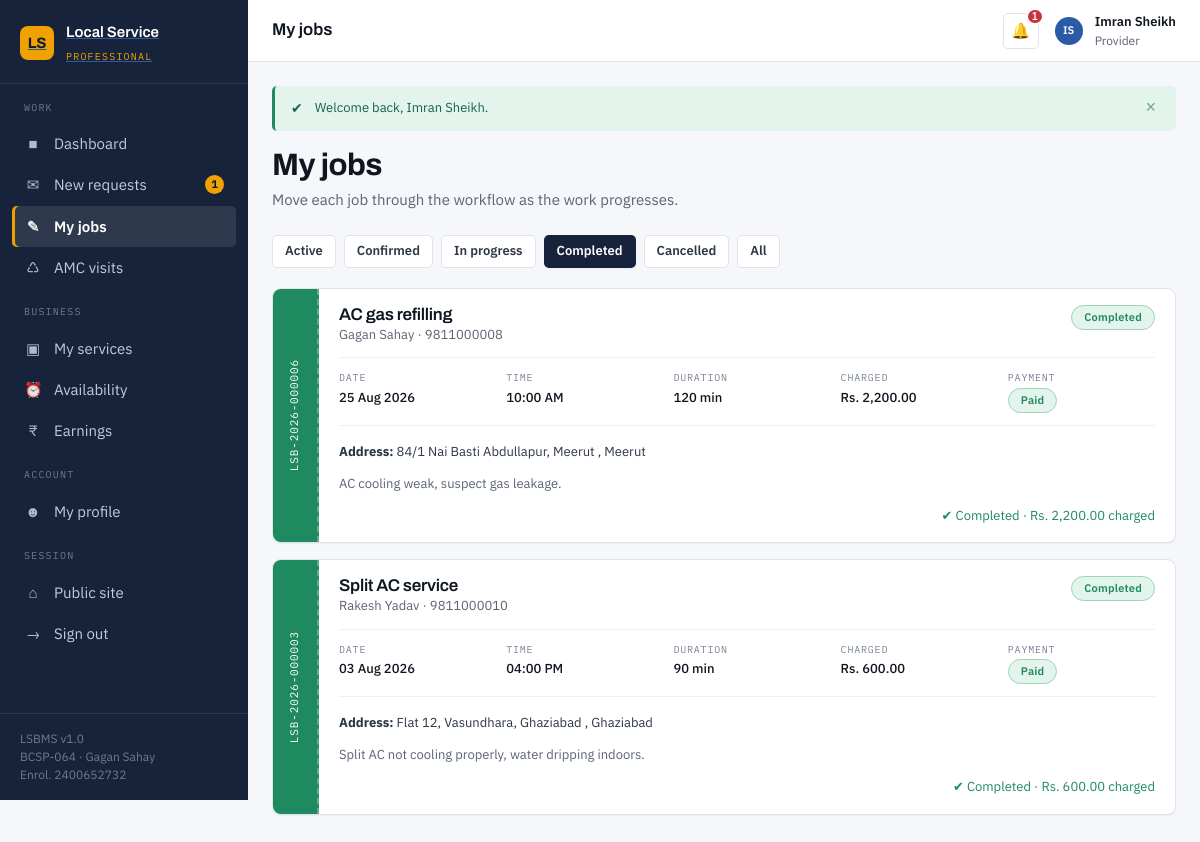
Screenshot of /provider/jobs.php?status=completed (signed in) with the database file from the repository.
### tables this page shows
CREATE TABLE bookings (
    booking_id          INT UNSIGNED NOT NULL AUTO_INCREMENT,
    booking_code        VARCHAR(20)  NOT NULL,
    user_id             INT UNSIGNED NOT NULL COMMENT 'The customer raising the request',
    provider_id         INT UNSIGNED NOT NULL,
    service_id          INT UNSIGNED     NULL COMMENT 'NULL when booked directly against a provider',
    booking_date        DATE         NOT NULL,
    booking_time        TIME         NOT NULL,
    duration_minutes    SMALLINT UNSIGNED NOT NULL DEFAULT 60,
    service_address     VARCHAR(255) NOT NULL,
    city                VARCHAR(60)      NULL,
    pincode             VARCHAR(6)       NULL,
    problem_description TEXT             NULL,
    status              ENUM('pending','confirmed','in_progress','completed','cancelled','rejected')
                        NOT NULL DEFAULT 'pending',
    estimated_cost      DECIMAL(10,2) NOT NULL DEFAULT 0.00,
    final_cost          DECIMAL(10,2)     NULL,
    cancellation_reason VARCHAR(255)      NULL,
    is_maintenance      TINYINT(1)   NOT NULL DEFAULT 0 COMMENT '1 = auto-raised by an AMC contract',
    created_at          DATETIME     NOT NULL DEFAULT CURRENT_TIMESTAMP,
    updated_at          DATETIME     NOT NULL DEFAULT CURRENT_TIMESTAMP ON UPDATE CURRENT_TIMESTAMP,

    PRIMARY KEY (booking_id),
    UNIQUE  KEY uq_bookings_code (booking_code),
    KEY idx_bookings_user     (user_id),
    KEY idx_bookings_provider (provider_id),
    KEY idx_bookings_service  (service_id),
    KEY idx_bookings_status   (status),
    KEY idx_bookings_date     (booking_date),
     
     
    KEY idx_bookings_slot     (provider_id, booking_date, booking_time),

    CONSTRAINT fk_bookings_user
        FOREIGN KEY (user_id)     REFERENCES users (user_id)
        ON DELETE CASCADE  ON UPDATE CASCADE,
    CONSTRAINT fk_bookings_provider
        FOREIGN KEY (provider_id) REFERENCES providers (provider_id)
        ON DELETE CASCADE  ON UPDATE CASCADE,
    CONSTRAINT fk_bookings_service
        FOREIGN KEY (service_id)  REFERENCES services (service_id)
        ON DELETE SET NULL ON UPDATE CASCADE
);

CREATE TABLE services (
    service_id       INT UNSIGNED NOT NULL AUTO_INCREMENT,
    provider_id      INT UNSIGNED NOT NULL,
    category_id      INT UNSIGNED NOT NULL,
    service_name     VARCHAR(120) NOT NULL,
    description      TEXT             NULL,
    base_price       DECIMAL(10,2) NOT NULL DEFAULT 0.00,
    duration_minutes SMALLINT UNSIGNED NOT NULL DEFAULT 60,
    is_active        TINYINT(1)   NOT NULL DEFAULT 1,
    created_at       DATETIME     NOT NULL DEFAULT CURRENT_TIMESTAMP,

    PRIMARY KEY (service_id),
    KEY idx_services_provider (provider_id),
    KEY idx_services_category (category_id),
    KEY idx_services_active   (is_active),

    CONSTRAINT fk_services_provider
        FOREIGN KEY (provider_id) REFERENCES providers (provider_id)
        ON DELETE CASCADE  ON UPDATE CASCADE,
    CONSTRAINT fk_services_category
        FOREIGN KEY (category_id) REFERENCES categories (category_id)
        ON DELETE RESTRICT ON UPDATE CASCADE
);

CREATE TABLE users (
    user_id        INT UNSIGNED  NOT NULL AUTO_INCREMENT,
    full_name      VARCHAR(100)  NOT NULL,
    email          VARCHAR(150)  NOT NULL,
    password_hash  VARCHAR(255)  NOT NULL  COMMENT 'bcrypt output of password_hash(); never plaintext',
    phone          VARCHAR(15)   NOT NULL,
    address        VARCHAR(255)      NULL,
    city           VARCHAR(60)       NULL,
    pincode        VARCHAR(6)        NULL,
    profile_photo  VARCHAR(255)      NULL  COMMENT 'Relative path under assets/uploads/',
    role           ENUM('customer','provider','admin') NOT NULL DEFAULT 'customer',
    status         ENUM('active','suspended')          NOT NULL DEFAULT 'active',
    created_at     DATETIME      NOT NULL DEFAULT CURRENT_TIMESTAMP,
    updated_at     DATETIME      NOT NULL DEFAULT CURRENT_TIMESTAMP ON UPDATE CURRENT_TIMESTAMP,

    PRIMARY KEY (user_id),
    UNIQUE  KEY uq_users_email (email),
    KEY     idx_users_role     (role),
    KEY     idx_users_city     (city)
);

### provider/jobs.php (the view, shortened to what this page needs)
<?php
$pdo        = db();
$providerId = current_provider_id();
$filter = get('status', 'active');
$tabs = [
    'active'      => 'Active',
    'confirmed'   => 'Confirmed',
    'in_progress' => 'In progress',
    'completed'   => 'Completed',
    'cancelled'   => 'Cancelled',
    'all'         => 'All',
];
$where  = ['b.provider_id = :pid'];
$params = [':pid' => $providerId];
switch ($filter) {
    default:
        $where[] = 'b.status = :status';
        $params[':status'] = $filter;
}
$whereSql = 'WHERE ' . implode(' AND ', $where);
$page       = max(1, get_int('page', 1));
$countStmt  = $pdo->prepare("SELECT COUNT(*) FROM bookings b $whereSql");
$countStmt->execute($params);
$totalRows  = (int) $countStmt->fetchColumn();
$totalPages = (int) ceil($totalRows / RECORDS_PER_PAGE);
$page       = $totalPages > 0 ? min($page, $totalPages) : 1;
$offset     = ($page - 1) * RECORDS_PER_PAGE;
$sql = "SELECT b.*, u.full_name AS customer_name, u.phone AS customer_phone,
               s.service_name, pay.payment_status
          FROM bookings b
          JOIN users    u ON u.user_id    = b.user_id
          LEFT JOIN services s   ON s.service_id  = b.service_id
          LEFT JOIN payments pay ON pay.booking_id = b.booking_id
          $whereSql
         ORDER BY b.booking_date DESC, b.booking_time DESC
         LIMIT " . (int) RECORDS_PER_PAGE . " OFFSET " . (int) $offset;
$stmt = $pdo->prepare($sql);
$stmt->execute($params);
$jobs = $stmt->fetchAll();
include __DIR__ . '/../includes/header.php';
?>
<div class="btn-row" style="margin-bottom:var(--sp-5)">
    <?php foreach ($tabs as $key => $label): ?>
        <a class="btn <?= $filter === $key ? 'btn--primary' : 'btn--outline' ?> btn--sm"
           href="jobs.php?status=<?= e($key) ?>"><?= e($label) ?></a>
    <?php endforeach; ?>
</div>
<?php if (!$jobs): ?>
    <div class="card">
        <div class="empty">
            <div class="empty__icon" aria-hidden="true">&#128736;</div>
            <h3>No jobs with this status</h3>
            <p>Accepted bookings appear here so you can start and complete them.</p>
            <a class="btn btn--accent" href="requests.php">Check new requests</a>
        </div>
    </div>
<?php else: ?>
    <?php foreach ($jobs as $j): ?>
        <article class="jobcard" id="b<?= (int) $j['booking_id'] ?>">
            <div class="jobcard__stub jobcard__stub--<?= e($j['status']) ?>">
                <span class="jobcard__code"><?= e($j['booking_code']) ?></span>
            </div>
            <div class="jobcard__body">
                <div class="jobcard__top">
                    <div>
                        <h3 class="jobcard__title">
                            <?= e($j['service_name'] ?: 'General visit') ?>
                        </h3>
                        <div class="jobcard__sub">
                            <?= e($j['customer_name']) ?> &middot; <?= e($j['customer_phone']) ?>
                        </div>
                    </div>
                    <?= status_badge($j['status']) ?>
                </div>
                <dl class="jobcard__facts">
                    <div><dt>Date</dt><dd><?= e(show_date($j['booking_date'])) ?></dd></div>
                    <div><dt>Time</dt><dd><?= e(show_time($j['booking_time'])) ?></dd></div>
                    <div><dt>Duration</dt><dd><?= (int) $j['duration_minutes'] ?> min</dd></div>
                    <div>
                        <dt><?= $j['final_cost'] !== null ? 'Charged' : 'Estimate' ?></dt>
                        <dd><?= e(money($j['final_cost'] ?? $j['estimated_cost'])) ?></dd>
                    </div>
                    <?php if (!empty($j['payment_status'])): ?>
                        <div><dt>Payment</dt><dd><?= status_badge($j['payment_status']) ?></dd></div>
                    <?php endif; ?>
                </dl>
                <p class="text-small" style="margin:0 0 var(--sp-3)">
                    <strong>Address:</strong> <?= e($j['service_address']) ?>
                    <?= $j['city'] ? ', ' . e($j['city']) : '' ?>
                </p>
                <?php if (!empty($j['problem_description'])): ?>
                    <p class="text-small text-muted" style="margin:0 0 var(--sp-3)">
                        <?= e($j['problem_description']) ?>
                    </p>
                <?php endif; ?>
                <div class="jobcard__foot">
                    <?php if ($j['status'] === 'confirmed'): ?>
                        <form method="post" action="jobs.php" style="margin-left:auto">
                            <?= csrf_field() ?>
                            <input type="hidden" name="action"     value="set_status">
                            <input type="hidden" name="booking_id" value="<?= (int) $j['booking_id'] ?>">
                            <input type="hidden" name="new_status" value="in_progress">
                            <input type="hidden" name="remarks"    value="Technician reached site.">
                            <input type="hidden" name="return_to"  value="provider/jobs.php?status=<?= e($filter) ?>">
                            <button class="btn btn--accent" type="submit">Start this job</button>
                        </form>
                    <?php elseif ($j['status'] === 'completed'): ?>
                        <span class="text-small text-success" style="margin-left:auto">
                            &#10004; Completed &middot; <?= e(money($j['final_cost'])) ?> charged
                        </span>
                    <?php else: ?>
                        <span class="text-small text-muted" style="margin-left:auto">
                            No further action available.
                        </span>
                    <?php endif; ?>
                </div>
            </div>
        </article>
    <?php endforeach; ?>
<?php endif; ?>
<?php include __DIR__ . '/../includes/footer.php'; ?>

### includes/functions.php (shortened to what this page needs)
<?php
function e($value): string
{
    return htmlspecialchars((string) ($value ?? ''), ENT_QUOTES | ENT_SUBSTITUTE, 'UTF-8');
}
function get(string $key, string $default = ''): string
{
    return isset($_GET[$key]) && is_scalar($_GET[$key])
        ? trim((string) $_GET[$key])
        : $default;
}
function get_int(string $key, int $default = 0): int
{
    $value = filter_input(INPUT_GET, $key, FILTER_VALIDATE_INT);
    return ($value === false || $value === null || $value < 0) ? $default : $value;
}
function render_flashes(): string
{
    $icons = ['success' => '&#10004;', 'error' => '&#10006;', 'warning' => '&#9888;', 'info' => '&#8505;'];
    $html  = '';
    foreach ($_SESSION['flash'] as $f) {
        $type  = in_array($f['type'], ['success', 'error', 'warning', 'info'], true) ? $f['type'] : 'info';
        $html .= '<div class="alert alert--' . $type . '" role="alert">'
               . '<span class="alert__icon">' . ($icons[$type] ?? '') . '</span>'
               . '<span class="alert__text">' . e($f['message']) . '</span>'
               . '<button type="button" class="alert__close" aria-label="Dismiss">&times;</button>'
               . '</div>';
    }
    return $html;
}
function money($amount): string
{
    return CURRENCY . ' ' . number_format((float) $amount, 2);
}
function show_date(?string $date): string
{
    return $date ? date(DATE_FORMAT, strtotime($date)) : '--';
}
function show_time(?string $time): string
{
    return $time ? date(TIME_FORMAT, strtotime($time)) : '--';
}
function status_badge(string $status): string
{
    $labels = [
        'pending'     => 'Pending',
        'confirmed'   => 'Confirmed',
        'in_progress' => 'In Progress',
        'completed'   => 'Completed',
        'cancelled'   => 'Cancelled',
        'rejected'    => 'Rejected',
        'active'      => 'Active',
        'suspended'   => 'Suspended',
        'verified'    => 'Verified',
        'expired'     => 'Expired',
        'scheduled'   => 'Scheduled',
        'due'         => 'Due',
        'missed'      => 'Missed',
        'paid'        => 'Paid',
        'refunded'    => 'Refunded',
    ];
    $label = $labels[$status] ?? ucfirst(str_replace('_', ' ', $status));
    return '<span class="badge badge--' . e($status) . '">' . e($label) . '</span>';
}

### rows the page displays
bookings: booking_code "LSB-2026-000006", service.service_name "AC gas refilling", user.full_name "Gagan Sahay", user.phone "9811000008", status "Completed Paid", booking_date "25 Aug 2026", booking_time "10:00 AM", duration_minutes "120", shows "CHARGED", final_cost "Rs. 2,200.00", service_address "84/1 Nai Basti Abdullapur, Meerut", city "Meerut", problem_description "AC cooling weak, suspect gas leakage."
bookings: booking_code "LSB-2026-000003", service.service_name "Split AC service", user.full_name "Rakesh Yadav", user.phone "9811000010", status "Completed Paid", booking_date "03 Aug 2026", booking_time "04:00 PM", duration_minutes "90", shows "CHARGED", final_cost "Rs. 600.00", service_address "Flat 12, Vasundhara, Ghaziabad", city "Ghaziabad", problem_description "Split AC not cooling properly, water dripping indoors."

### other values shown
$roleLabels[$role] "PROFESSIONAL"
$groupName "WORK"
$icon "■"
$label "Dashboard"
$icon "✉"
$label "New requests"
$count "1"
$icon "✎"
$label "My jobs"
$icon "♺"
$label "AMC visits"
$groupName "BUSINESS"
$icon "▣"
$label "My services"
$icon "⏰"
